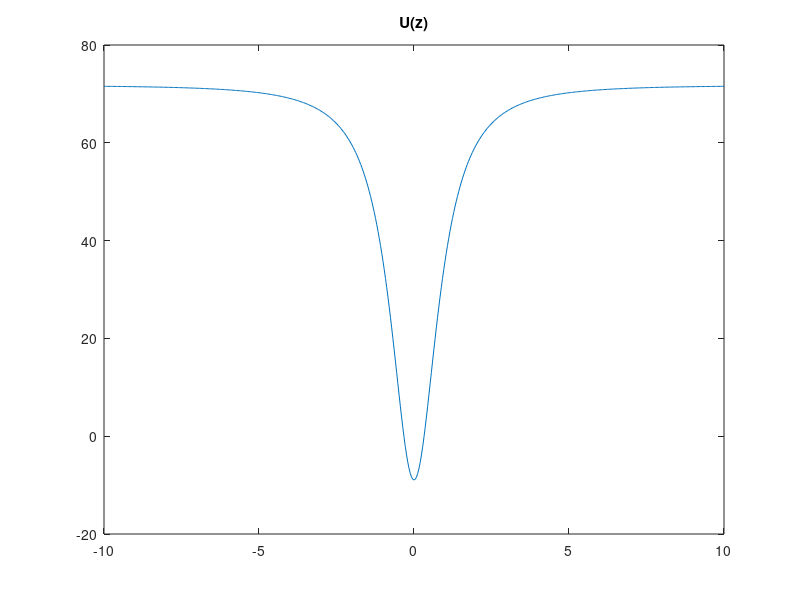

Reproduce this figure in MATLAB. (Note: this script raises an error after producing the figure.)
%%%%%%%%%%%%%%%%%%%%%%%%%%%%%%%%%%%%%%%%%%%%%%%%%%%%%%%%%%%
% Author: Zhao Zhen-Hua 
% Date  : 2014-6-20
% Purpose: Searching the eigenvalues of Schordinger equation.
% The Schordinger equation has the form f''+(E-U))f=0,
%%%%%%%%%%%%%%%%%%%%%%%%%%%%%%%%%%%%%%%%%%%%%%%%%%%%%%%%%%%


U=load('Vzk=1C2=20C3=0p40p50p6.txt');
 x=U(:,1);
% x=complementX(x,1);
 y=U(:,3);
% y=complementX(y,2);
U=[x,y];
figure
plot(x,y)
title('U(z)')

eigenRange=linspace(min(y)+0.1,70,1000);
[eigenValues,waveFunctions]=eigenNumerov21(eigenRange,U);
%The first column of waveFunctions is coordinate x.

fprintf('The eigenvlue is:  %3.16f, \n', eigenValues);
fprintf('the max value of U is :  %3.16f, \n', max(y));

for k=1:length(eigenValues(:,1))
    %hold all
    figure
    plot(x,waveFunctions(:,k+1))
    title(['E=',num2str(eigenValues(k,1))])
end
 


save([pwd,'/eignvaluek=1C2=20C3=0p5.txt'],'eigenValues','-ascii','-double')
save([pwd,'/wavesk=1C2=20C3=0p5.txt'],'waveFunctions','-ascii','-double')







